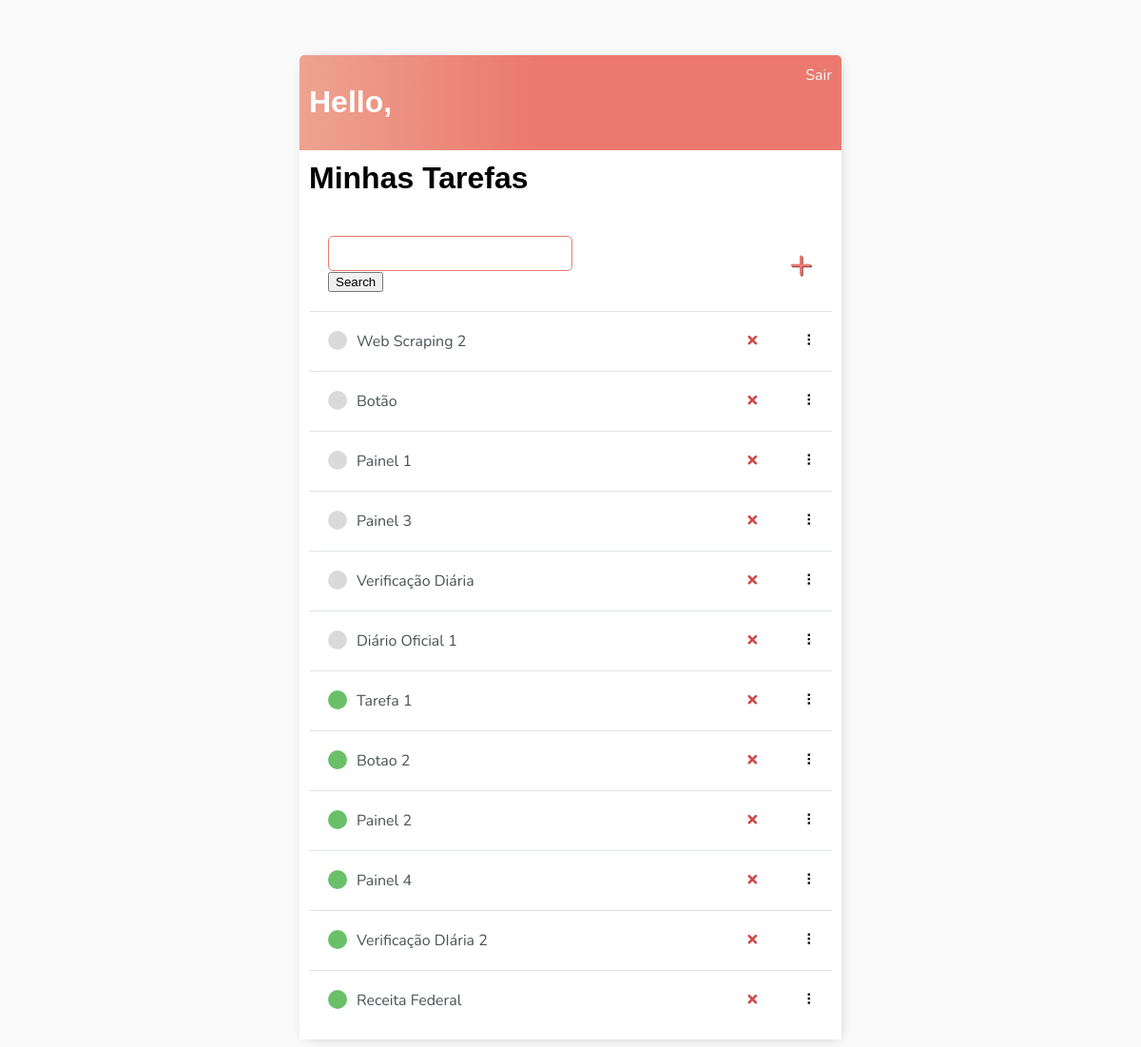
/tarefas/ (signed in), run on the app's committed database.
### tarefa/models.py (models this page shows, shortened)
class Tarefa(Model):
    title = CharField(max_length=100)
    description = TextField(null=True, blank=True)
    complete = BooleanField()
    created = DateTimeField(auto_now_add=True)
    slug = SlugField(null=True, blank=True)
    user = ForeignKey(User, on_delete=CASCADE)
    grupo = ForeignKey(Grupo, on_delete=CASCADE, null=True)
    subgrupo = ForeignKey(SubGrupo, on_delete=CASCADE)
    def __str__(self):
        return self.title
    class Meta:
        ordering = ['complete']

### home/views.py (the view)
# urls.py: path('tarefas/', Tarefas.as_view(), name='tarefas'),
class Tarefas(LoginRequiredMixin, View):
    def get(self, request):
        busca = request.GET.get('busca', '')
        tarefas = Tarefa.objects.filter(user=request.user)
        if busca:
            tarefas = tarefas.filter(nome__icontains=busca)
        context = {'tarefas': tarefas, 'busca': busca}
        return render(request, "home/tarefas.html", context)

### templates/home/tarefas.html
{% extends 'base.html' %}
{% block content %}
<div class='header-bar'>
    <div>
        <h1>Hello, {{ request.user.first_name }}</h1>
    </div>
{% if request.user.is_authenticated %}
       <a href="{% url 'logout' %}">Sair</a>
    {% else %}
        <a href="{% url 'login' %}">Entrar</a>
{% endif %}
</div>
<h1>Minhas Tarefas</h1>
<div id="search-add-wrapper">
<form method="GET">
    <input type="text" name="search-area" value="{{ search_input }}">
    <input type="submit" value="Search">
</form>
    <a id="add-link" href="">&#x2b;</a>
</div>
<div id="tasklist" class="task-items-wrapper">
    {% for tarefa in tarefas %}
    <div class="task-wrapper" data-position="{{grupo.pk}}">
        <div class="task-title">
            {% if tarefa.complete %}
            <div class="task-complete-icon"></div>
            <a href="{% url 'tarefa:atualizar' tarefa.grupo.slug tarefa.subgrupo.slug tarefa.slug %}">{{ tarefa }}</a>
            {% else %}
            <div class="task-incomplete-icon"></div>
            <a href="{% url 'tarefa:atualizar' tarefa.grupo.slug tarefa.subgrupo.slug tarefa.slug %}">{{ tarefa }}</a>
            {% endif %}
        </div>
        <div class="task-controls">
            <a class="delete-link" href="{% url 'tarefa:apagar' tarefa.grupo.slug tarefa.subgrupo.slug tarefa.slug %}">&#215;</a>
            <span class="handle">&nbsp;&#10247;</span>
        </div>
    </div>
    {% empty %}
    <h3>No items in list</h3>
    {% endfor %}
</div>
{% endblock content %}

### templates/base.html (shortened to what this page needs)
<!DOCTYPE html>
<html>
{% load static %}
<head>
	<link href="{% static 'base/css/estilos.css' %}" rel="stylesheet">
</head>
<body>
    <div class="container">
        {% block content %} {% endblock content %}
    </div>
</body>
</html>

### static/base/css/estilos.css (style rules this page uses)
body { background-color: #FAFAFA; font-family: 'Nunito', sans-serif; padding-top: 50px; }
h1, h2, h3, h4, h5, h6 { font-family: 'Raleway', sans-serif; }
a, p { color: #4b5156 }
.container { max-width: 550px; margin: auto; padding: 10px; background-color: #fff; -webkit-box-shadow: 2px 2px 13px -4px rgba(0, 0, 0, 0.21); box-shadow: 2px 2px 13px -4px rgba(0, 0, 0, 0.21); }
.header-bar { display: flex; justify-content: space-between; color: #fff; margin: -10px; padding: 10px; border-radius: 5px 5px 0 0; background: linear-gradient(90deg, #EEA390 0%, #EB796F 43%, #EB796F 100%); }
.header-bar a { color: rgb(247, 247, 247); text-decoration: none; }
.task-wrapper { display: flex; align-items: center; justify-content: space-between; background-color: #fff; border-top: 1px solid #dfe4ea; overflow: hidden; }
.task-title { display: flex; padding: 20px; }
.task-title a { text-decoration: none; color: #4b5156; margin-left: 10px; }
.task-complete-icon { height: 20px; width: 20px; background-color: rgb(105, 192, 105); border-radius: 50%; }
.task-incomplete-icon { height: 20px; width: 20px; background-color: rgb(218, 218, 218); border-radius: 50%; }
.delete-link { text-decoration: none; font-weight: 900; color: #cf4949; font-size: 22px; line-height: 0; padding: 20px 0px; margin-right: 25px; }
.handle { display: inline-block; padding: 20px 16px; cursor: grab; user-select: none; }
.handle:after, .handle:before { display: block; content: ""; }
#add-link { color: #EB796F; text-decoration: none; font-size: 42px; text-shadow: 1px 1px #81413b; }
#search-add-wrapper { display: flex; justify-content: space-between; align-items: center; padding: 20px; }
input[type=text], input[type=password], textarea { border: 1px solid #EB796F; border-radius: 5px; padding: 10px; width: 90%; }

### data on the page
Tarefa: title "Web Scraping 2"
Tarefa: title "Botão"
Tarefa: title "Painel 1"
Tarefa: title "Painel 3"
Tarefa: title "Verificação Diária"
Tarefa: title "Diário Oficial 1"
Tarefa: title "Tarefa 1"
Tarefa: title "Botao 2"
Tarefa: title "Painel 2"
Tarefa: title "Painel 4"
Tarefa: title "Verificação DIária 2"
Tarefa: title "Receita Federal"
